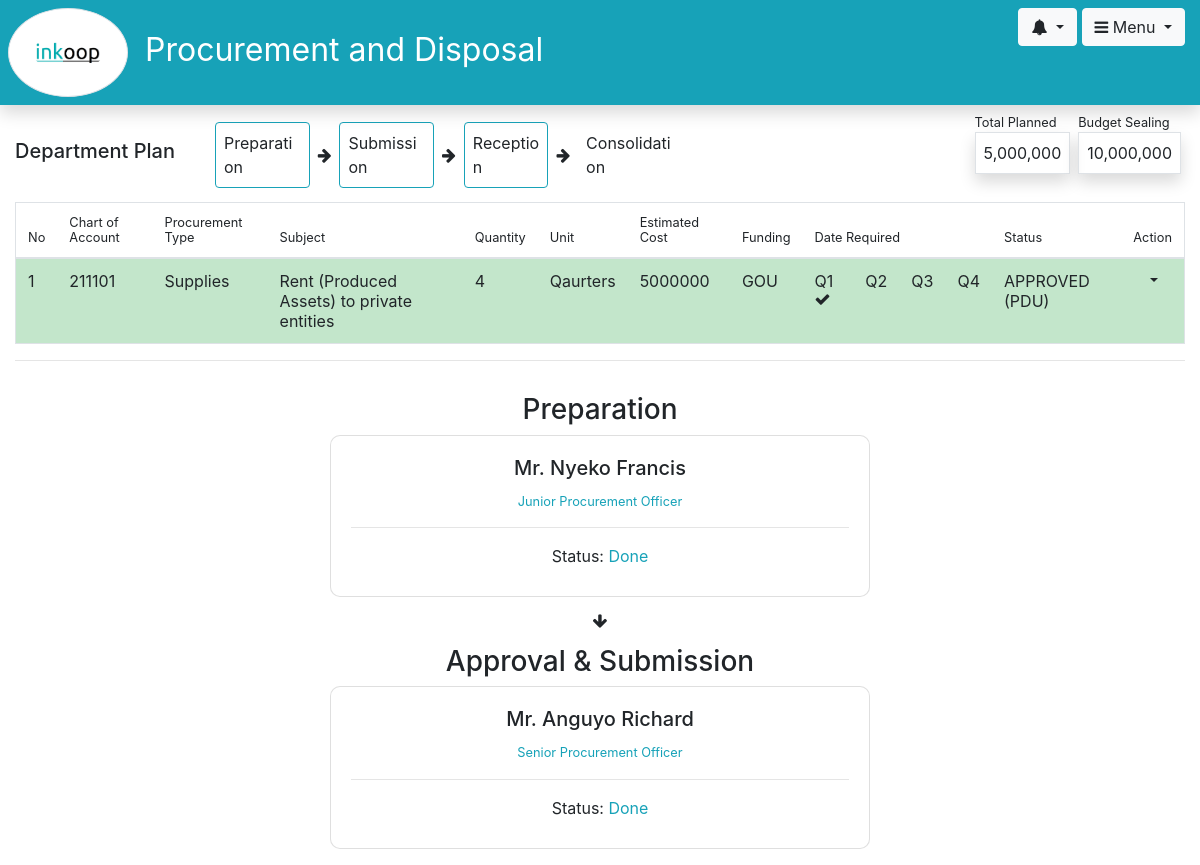
/plan (signed in), run on an earlier commit of the app's database.
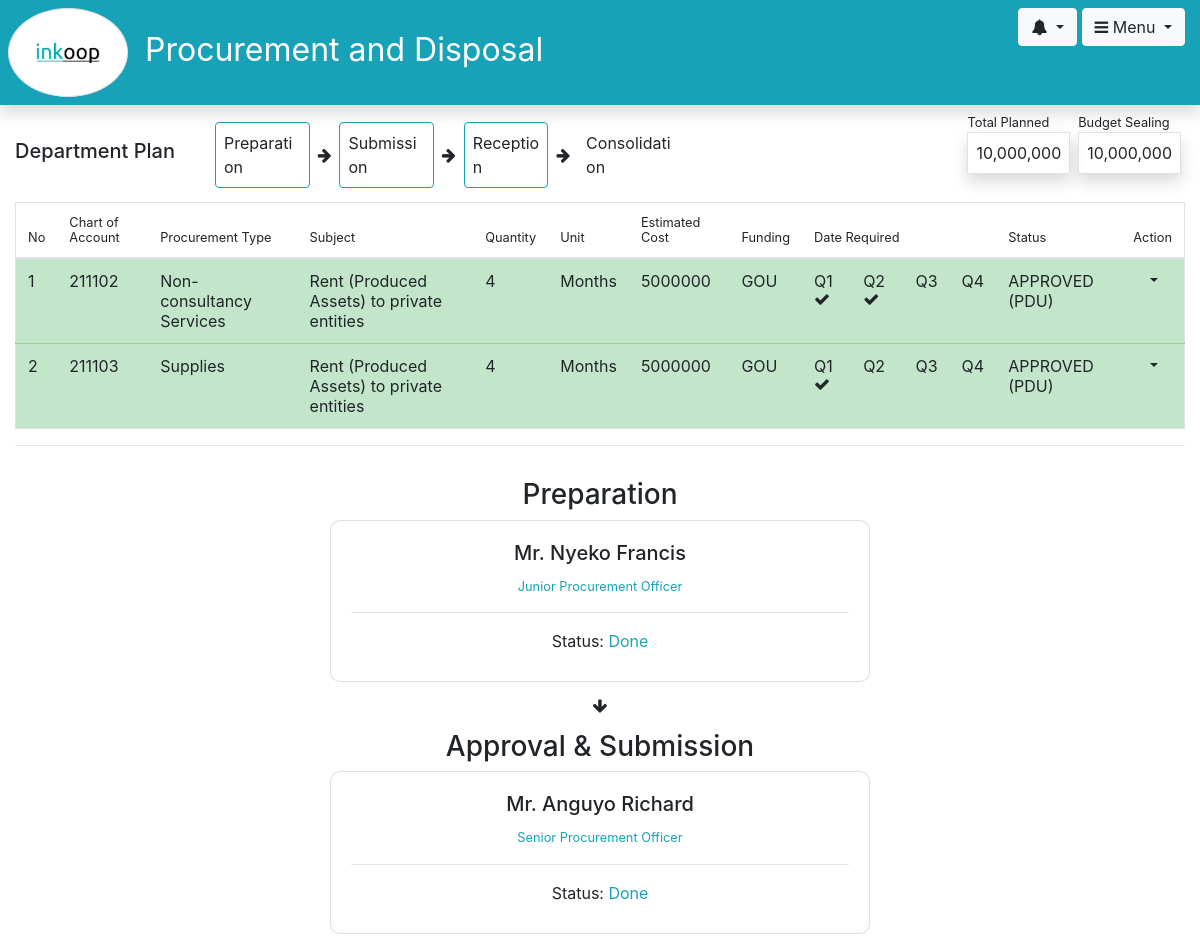
And on a later commit of the database.
### plan/models.py (models this page shows, shortened)
class UserDepartment(models.Model):
    name = models.CharField(max_length=100)
    budget_sealing = models.IntegerField()
    plan_prepared = models.BooleanField(default=False)
    plan_prepared_date = models.DateTimeField(null=True)
    plan_submitted = models.BooleanField(default=False)
    plan_submitted_date = models.DateTimeField(null=True)
    plan_received = models.BooleanField(default=False)
    plan_received_date = models.DateTimeField(null=True)
    plan_reverted = models.BooleanField(default=False)
    plan_reverted_date = models.DateTimeField(null=True)
    plan_reverted_reason = models.CharField(null=True)
    plan_reverted_reason = models.CharField(max_length=512, null=True)
    sub_programme = models.ForeignKey(SubProgramme, on_delete=models.CASCADE)
    def __str__(self):
        return self.name
    def get_members(self):
        return Member.objects.filter(user_department=self, hod=False)
    def hod(self):
        return Member.objects.get(user_department=self, hod=True)
    def plans(self):
        return Plan.objects.filter(user_department=self)
    def total_amount_planned(self):
        plans = Plan.objects.filter(user_department=self)
        return sum([plan.estimated_cost for plan in plans])
    def get_plan_preparation_member(self):
        for member in self.get_members():
            if member.profile.department_member.plan_preparation:
                return member
        return None

class Plan(models.Model):
    user_department = models.ForeignKey(UserDepartment, on_delete=models.CASCADE)
    chart_of_account = models.ForeignKey(Expense, on_delete=models.CASCADE)
    subject_of_procurement = models.CharField(max_length=100)
    type_of_procurement = models.ForeignKey(ProcurementType, on_delete=models.CASCADE)
    quantity = models.IntegerField()
    unit_of_measure = models.CharField(max_length=100)
    estimated_cost = models.IntegerField()
    source_of_funding = models.CharField(max_length=100) # TODO => split to GOU and Project
    date_required_q1 = models.BooleanField()
    date_required_q2 = models.BooleanField()
    date_required_q3 = models.BooleanField()
    date_required_q4 = models.BooleanField()
    prepared = models.BooleanField(default=True)
    hod_approved = models.BooleanField(default=False)
    pdu_approved = models.BooleanField(default=False)
    reverted = models.BooleanField(default=False)
    consolidated = models.BooleanField(default=False)
    date_prepared = models.DateTimeField(null=True)
    date_hod_approved = models.DateTimeField(null=True)
    date_pdu_approved = models.DateTimeField(null=True)
    date_reverted = models.DateTimeField(null=True)
    date_consolidated = models.DateTimeField(null=True)
    consolidation_group = models.ForeignKey(ConsolidationGroup, on_delete=models.CASCADE, null=True)
    def status(self):
        if self.consolidated:
            return "CONSOLIDATED"
        elif self.reverted:
            return "REVERTED"
        elif self.pdu_approved:
            return "APPROVED (PDU)"
        elif self.hod_approved:
            return "APPROVED (HOD)"
        elif self.prepared:
            return "PREPARED"

class Expense(models.Model):
    code = models.CharField(max_length=10)
    name = models.CharField(max_length=128)
    def generate_field_choices(self):
        return [(expense.id, expense.name) for expense in self.objects.all()]

class ProcurementType(models.Model):
    name = models.CharField(max_length=30)
    def __str__(self):
        return self.name
    def generate_field_choices(self):
        return [(_type.id, _type.name) for _type in self.objects.all()]

### plan/views/views.py (the view)
# urls.py: path('plan', views.plan, name='plan'),
@login_required
def plan(request):
    if request.method == "GET":
        user = get_user(request)
        department = user.profile.member.user_department
        form = PlanItemForm()
        form.fields['chart_of_account'].choices = Expense.generate_field_choices(Expense)
        form.fields['type_of_procurement'].choices = ProcurementType.generate_field_choices(ProcurementType)
        context = {
            "department": department, "form": form
        }
        return render(request, 'user_department/plan.html', context)

### plan/models.py (called while the page is built)
    def __str__(self):
        return " ".join([self.first_name, self.last_name])

### plan/templatetags/procurement_tags.py (called while the page is built)
@register.filter(name="comma_separator")
def comma_separator(value):
	if isinstance(value, int):
		return f'{value:,}'
	return value

### plan/templates/user_department/plan.html (shortened to what the changed rows need)
{% extends 'user_department/logged-in-base.html' %}
{% load procurement_tags %}
{% block content %}
	{% with plans=department.plans approved_plans=department.approved_plans unapproved_plans=department.unapproved_plans %}
		<div class="container-fluid pt-1">
			<div class="row">
				<div class="{% if plan_item %}col-md-9{% else %}col-md-12{% endif %}">
					<div class="row">
						<div class="col-md-5 d-flex flex-row flex-row-reverse">
							<div class="form-group p-1">
								<small>Budget Sealing</small><br>
								<label class="border p-2 shadow">{{ department.budget_sealing|comma_separator }}</label>
							</div>
							<div class="form-group p-1">
								<small>Total Planned</small><br>
								<label class="border p-2 shadow">{{ department.total_amount_planned|comma_separator }}</label>
							</div>
						</div>
					</div>
					<table class="table table-responsive-sm border">
						<thead>
							<th><small>No</small></th>
							<th><small>Chart of Account</small></th>
							<th><small>Procurement Type</small></th>
							<th><small>Subject</small></th>
							<th><small>Quantity</small></th>
							<th><small>Unit</small></th>
							<th><small>Estimated Cost</small></th>
							<th><small>Funding</small></th>
							<th colspan="4"><small>Date Required</small></th>
							<th><small>Status</small></th>
							<th><small>Action</small></th>
						</thead>
						<tbody>
							{% for plan in plans %}
								<tr id="row{{plan.id}}" class="{% if plan.consolidate %}table-info{% elif plan.pdu_approved %}table-success{% elif plan.hod_approved %}table-primary{% endif %}">
									<td>{{ forloop.counter }}</td>
									<td>{{ plan.chart_of_account.code }}</td>
									<td>{{ plan.type_of_procurement }}</td>
									<td>{{ plan.subject_of_procurement }}</td>
									<td>{{ plan.quantity }}</td>
									<td>{{ plan.unit_of_measure }}</td>
									<td>{{ plan.estimated_cost }}</td>
									<td>{{ plan.source_of_funding }}</td>
									<td>Q1 {% if plan.date_required_q1 %}<span class="fa fa-check"></span>{% endif %}</td>
									<td>Q2 {% if plan.date_required_q2 %}<span class="fa fa-check"></span>{% endif %}</td>
									<td>Q3 {% if plan.date_required_q3 %}<span class="fa fa-check"></span>{% endif %}</td>
									<td>Q4 {% if plan.date_required_q4 %}<span class="fa fa-check"></span>{% endif %}</td>
									<td id="statusBox{{plan.id}}">{{ plan.status }}</td>
									<td>
										{% if user.profile.department_member.plan_preparation or user.member.hod or user.profile.member.hod %}
										<button type="button" class="btn btn-white dropdown-toggle" data-toggle="dropdown" aria-haspopup="true" aria-expanded="false">
										</button>
										{% endif %}
									</td>
								</tr>
							{% endfor %}
						</tbody>
					</table>
				</div>
			</div>
		</div>
	{% endwith %}
{% endblock %}

What changed in the data, as far as the page shows it:
no longer on this page (row edited): Plan: chart_of_account.code "211101", type_of_procurement "Supplies", subject_of_procurement "Rent (Produced Assets) to private entities", quantity "4", unit_of_measure "Qaurters", estimated_cost "5000000", source_of_funding "GOU", date_required_q1 True (drawn), status "APPROVED (PDU)"
changed UserDepartment: total_amount_planned|comma_separator "5,000,000" → "10,000,000"
added Plan: chart_of_account.code "211102", type_of_procurement "Non-consultancy Services", subject_of_procurement "Rent (Produced Assets) to private entities", quantity "4", unit_of_measure "Months", estimated_cost "5000000", source_of_funding "GOU", date_required_q1 True (drawn), date_required_q2 True (drawn), status "APPROVED (PDU)"
added Plan: chart_of_account.code "211103", type_of_procurement "Supplies", subject_of_procurement "Rent (Produced Assets) to private entities", quantity "4", unit_of_measure "Months", estimated_cost "5000000", source_of_funding "GOU", date_required_q1 True (drawn), status "APPROVED (PDU)"
